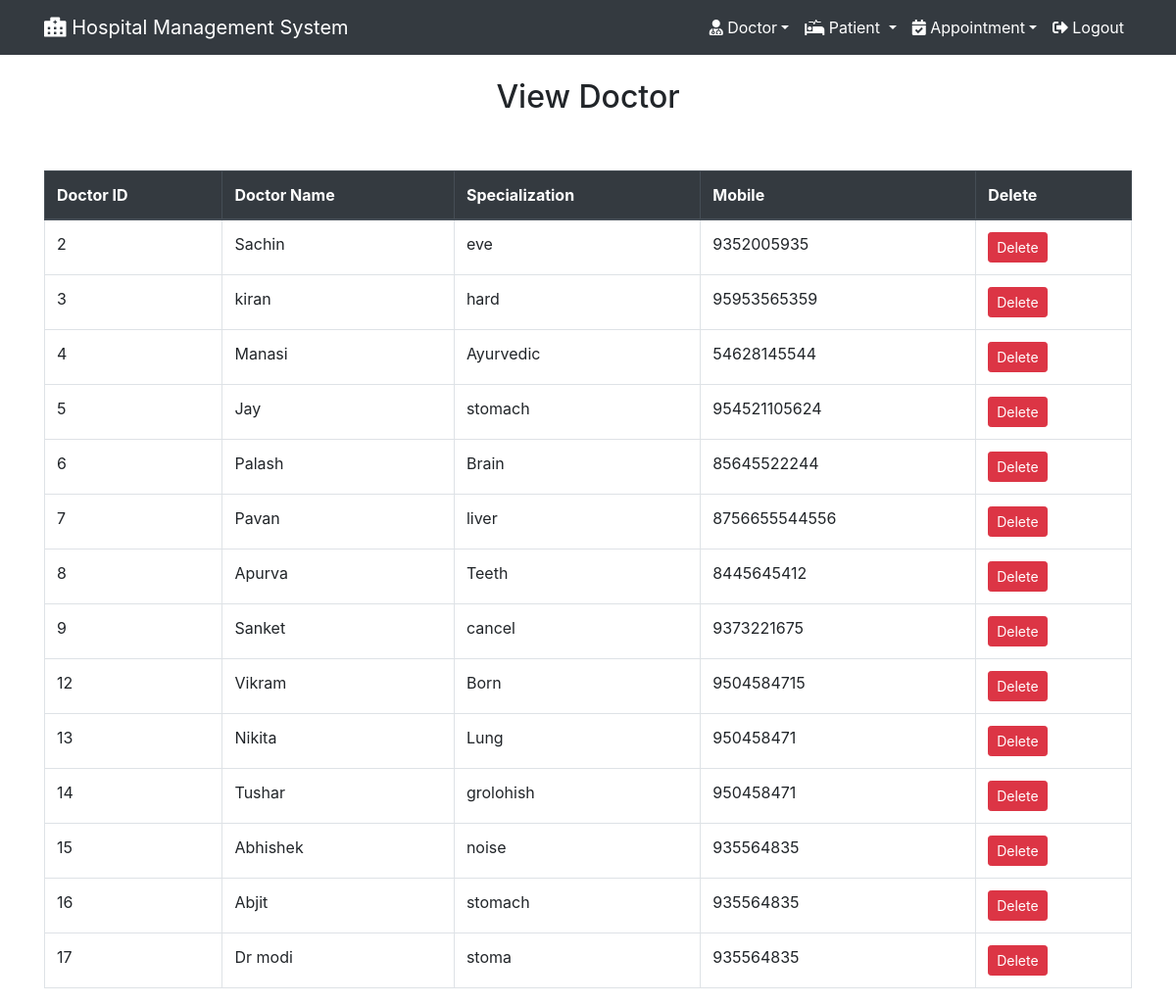
/view_doctor/ (signed in), run on the app's committed database.
### hospital/models.py (models this page shows, shortened)
class Doctor(models.Model):
    name = models.CharField(max_length=50)
    mobile = models.IntegerField()
    special = models.CharField(max_length=50)

### hospital/views.py (the view)
# urls.py: path('view_doctor/', View_doctor, name='view_doctor'),
def View_doctor(request):
    if not request.user.is_staff:
        return redirect('login')
    doc = Doctor.objects.all()
    return render(request, 'view_doctor.html', {'doc': doc})

### hospital/templates/view_doctor.html
{% extends "navigationbar.html" %}
{% load static %}
{% block body %}
<div class="container mt-4">
    <h2 class="text-center">View Doctor</h2>
    <br><br>
    <table class="table table-bordered table-hover" id="example">
        <thead class="thead-dark">
            <tr>
                <th>Doctor ID</th>
                <th>Doctor Name</th>
                <th>Specialization</th>
                <th>Mobile</th>
                <th>Delete</th>
            </tr>
        </thead>
        <tbody>
            {% for i in doc %}
            <tr>
                <td>{{ i.id }}</td>
                <td>{{ i.name }}</td>
                <td>{{ i.special }}</td>
                <td>{{ i.mobile }}</td>
                <td>
                    <a href="{% url 'delete_doctor' i.id %}"
                       onclick="return confirm('Are you sure you want to delete this doctor?')"
                       class="btn btn-danger btn-sm">
                        Delete
                    </a>
                </td>
            </tr>
            {% endfor %}
        </tbody>
    </table>
</div>
{% endblock %}

### hospital/templates/navigationbar.html (shortened to what this page needs)
{% load static %}
<!DOCTYPE html>
<html lang="en">
<head>
    <link rel="stylesheet"href="https://maxcdn.bootstrapcdn.com/bootstrap/4.3.1/css/bootstrap.min.css">
 <link rel="stylesheet" href="https://use.fontawesome.com/releases/v5.6.3/css/all.css">
<link rel="stylesheet" href="{% static 'css/mystyle.css' %}">
 <link rel="stylesheet"href="https://cdn.datatables.net/2.3.8/css/dataTables.dataTables.css">
<link rel="stylesheet"href="https://cdn.datatables.net/buttons/3.2.6/css/buttons.dataTables.css">
</head>
<body>
<nav class="navbar navbar-expand-sm navbar-dark bg-dark">
<div class="container">
<a class="navbar-brand" href="#"> <i class="fas fa-hospital-alt"></i> Hospital Management System</a>
<div class="collapse navbar-collapse" id="myMenu">
     <ul class="navbar-nav ml-auto text-center">
 {% if request.user.is_staff %}
<li class="nav-item dropdown">
 <a class="nav-link dropdown-toggle"href="#"  id="doctorDropdown"  role="button" data-toggle="dropdown"><i class="fas fa-user-md"></i> Doctor</a>
</li>
<li class="nav-item dropdown">
<a class="nav-link dropdown-toggle"href="#"id="patientDropdown"  role="button"data-toggle="dropdown"> <i class="fas fa-procedures"></i> Patient </a>
</li>
<li class="nav-item dropdown"><a class="nav-link dropdown-toggle"ref="#" id="appointmentDropdown" role="button" data-toggle="dropdown">
 <i class="fas fa-calendar-check"></i>  Appointment</a>
 </li>
<li class="nav-item"><a class="nav-link" href="{% url 'logout' %}"><i class="fas fa-sign-out-alt"></i>  Logout </a>
 </li>
{% endif %}
</ul>
 </div>
 </div>
</nav>
{% block body %}
{% endblock %}
</body>
</html>

### hospital/static/css/mystyle.css (style rules this page uses)
.nav-link { color: white !important; }

### data on the page
Doctor: id "2", name "Sachin", special "eve", mobile "9352005935"
Doctor: id "3", name "kiran", special "hard", mobile "95953565359"
Doctor: id "4", name "Manasi", special "Ayurvedic", mobile "54628145544"
Doctor: id "5", name "Jay", special "stomach", mobile "954521105624"
Doctor: id "6", name "Palash", special "Brain", mobile "85645522244"
Doctor: id "7", name "Pavan", special "liver", mobile "8756655544556"
Doctor: id "8", name "Apurva", special "Teeth", mobile "8445645412"
Doctor: id "9", name "Sanket", special "cancel", mobile "9373221675"
Doctor: id "12", name "Vikram", special "Born", mobile "9504584715"
Doctor: id "13", name "Nikita", special "Lung", mobile "950458471"
Doctor: id "14", name "Tushar", special "grolohish", mobile "950458471"
Doctor: id "15", name "Abhishek", special "noise", mobile "935564835"
Doctor: id "16", name "Abjit", special "stomach", mobile "935564835"
Doctor: id "17", name "Dr modi", special "stoma", mobile "935564835"
